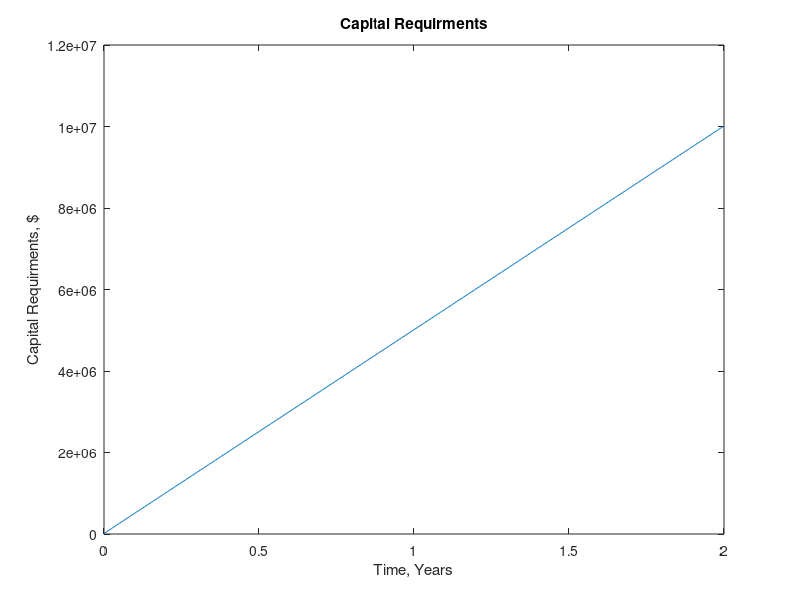

Recreate this plot in MATLAB.
%% Creating Capital Cost Curves

tdisplay = linspace(0,5,365*5); % Creaes the time dependent variable for both performing math and creating the plotting X Axis option

factoryCost = 10000000; %Raw cost of the factory
factoryConstructionTime = 2; % Construction time for the factory
constructionIntrestRate = 0.07;

capitalRequirments = ((factoryCost/factoryConstructionTime)*tdisplay(1:(365*2)) +(factoryCost*exp(constructionIntrestRate*tdisplay(2)))/(365*2));

plot(tdisplay(1:(365*2)),capitalRequirments)
xlabel("Time, Years");
ylabel("Capital Requirments, $")
title("Capital Requirments")
